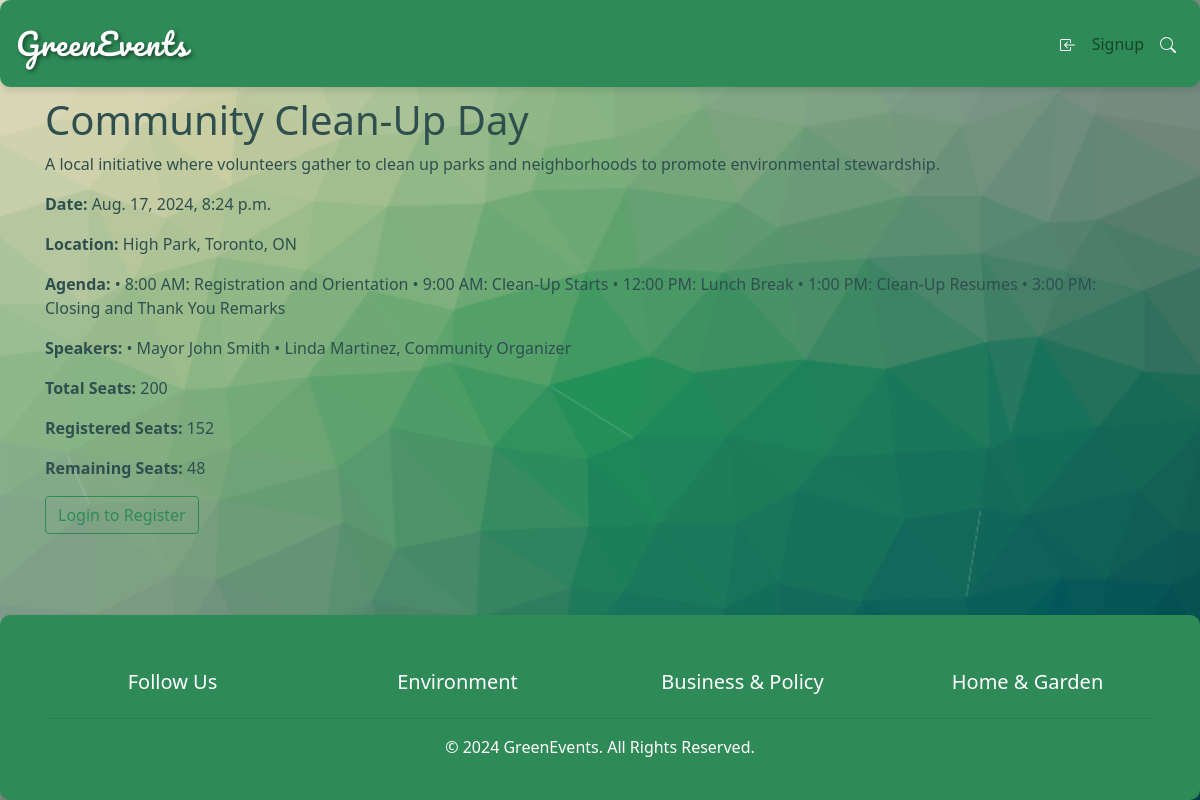
The app's page /event/3/ with its own data.
### myApp/models.py (models this page shows, shortened)
class Event(models.Model):
    name = models.CharField(max_length=255)
    description = models.TextField()
    eventDate = models.DateTimeField()
    location = models.CharField(max_length=255)
    agenda = models.TextField()
    speakers = models.TextField()
    image = models.ImageField(upload_to='event_images/', blank=True, null=True)
    total_num_of_seats = models.IntegerField()
    registered_seats = models.IntegerField(default=0)
    remaining_seats = models.IntegerField()

### myApp/views.py (the view)
# urls.py: path('event/<int:pk>/', views.EventDetailView.as_view(), name='event_detail'),
class EventDetailView(DetailView):
    model = Event
    template_name = 'event_detail.html'
    context_object_name = 'event'
    def get_object(self, queryset=None):
        obj = super().get_object(queryset=queryset)
        if self.request.user.is_authenticated:
            profile, created = Profile.objects.get_or_create(user=self.request.user)
            profile.past_events.add(obj)
        return obj

### myApp/templates/event_detail.html (shortened to what this page needs)
{% extends 'base.html' %}
{% block content %}
<div class="event-details-page">
    <h1>{{ event.name }}</h1>
    <p>{{ event.description }}</p>
    <p><strong>Date:</strong> {{ event.eventDate }}</p>
    <p><strong>Location:</strong> {{ event.location }}</p>
    <p><strong>Agenda:</strong> {{ event.agenda }}</p>
    <p><strong>Speakers:</strong> {{ event.speakers }}</p>
    <p><strong>Total Seats:</strong> {{ event.total_num_of_seats }}</p>
    <p><strong>Registered Seats:</strong> {{ event.registered_seats }}</p>
    <p><strong>Remaining Seats:</strong> {{ event.remaining_seats }}</p>
    {% if user.is_authenticated %}
    <button id="registerBtn" class="btn btn-success">Register</button>
    {% else %}
    <a href="{% url 'login' %}?next={% url 'event_detail' event.id %}" class="btn btn-outline-primary">Login to Register</a>
    {% endif %}
</div>
{% endblock %}

### myApp/static/css/style.css (style rules this page uses)
:root { --primary-color: rgb(46, 139, 87); --secondary-color: #3CB371; --background-color: #E8F5E9; --text-color: #2F4F4F; --link-color: #2E8B57; --link-hover-color: #228B22; --glass-bg: rgba(255, 255, 255, 0.7); --glass-border: rgba(46, 139, 87, 0.3); --glass-shadow: 0 4px 6px rgba(0, 0, 0, 0.1); }
html { height: 100%; }
body { background-color: var(--background-color); background-image: url("/media/profile_pictures/cool-background.png"); background-size: cover; background-repeat: no-repeat; background-position: center; background-attachment: fixed; color: var(--text-color); font-family: 'system-ui', -apple-system; min-height: 100vh; margin: 0; display: flex; flex-direction: column; }
a { color: var(--link-color); text-decoration: none; }
.btn-outline-primary { color: var(--primary-color); border-color: var(--primary-color); }

### records on screen
Event: name "Community Clean-Up Day", description "A local initiative where volunteers gather to clean up parks and neighborhoods to promote environmental stewardship.", eventDate "Aug. 17, 2024, 8:24 p.m.", location "High Park, Toronto, ON", agenda "• 8:00 AM: Registration and Orientation • 9:00 AM: Clean-Up Starts • 12:00 PM: Lunch Break • 1:00 PM: Clean-Up Resumes • 3:00 PM: Closing and Thank You Remarks", speakers "• Mayor John Smith • Linda Martinez, Community Organizer", total_num_of_seats "200", registered_seats "152", remaining_seats "48"
